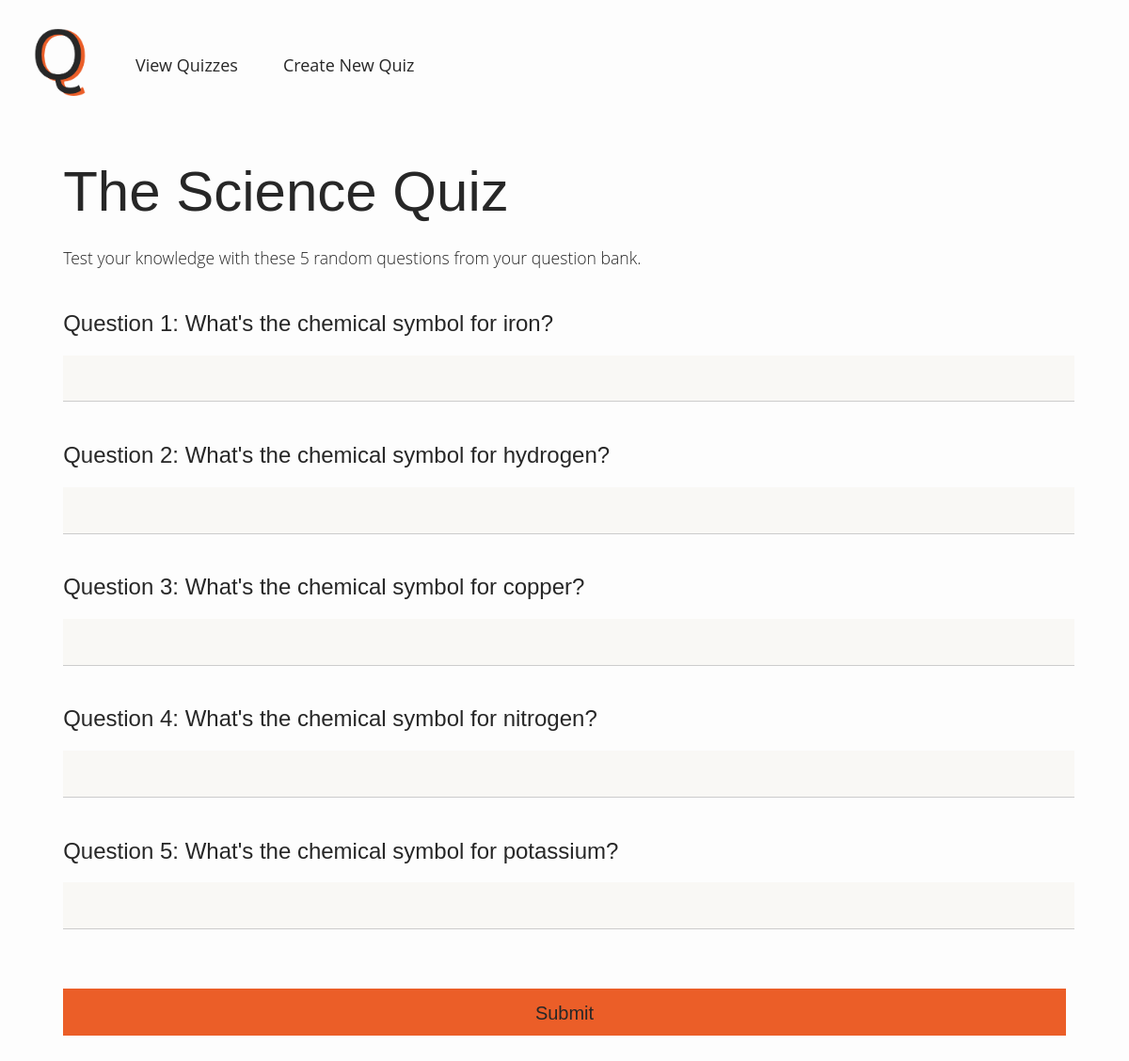
The page /play/4 on the database its author committed.
### app/models.py (models this page shows, shortened)
class Quiz(db.Model):
    id = db.Column(db.Integer, primary_key=True)
    name = db.Column(db.String(120), index=True, unique=False)
    questions = db.relationship("Question", backref="questions", lazy="dynamic")

class Question(db.Model):
    id = db.Column(db.Integer, primary_key=True)
    question = db.Column(db.String(120), index=True, unique=False)
    answer = db.Column(db.String(120), index=True, unique=False)
    quiz_id = db.Column(db.Integer, db.ForeignKey("quiz.id"))

### app/routes.py (the view)
@app.route("/play/<quiz_id>", methods=["GET"])
def quiz(quiz_id):
	questions = Question.query.filter_by(quiz_id=quiz_id)
	quiz = Quiz.query.filter_by(id=quiz_id).first()
	print(quiz.name)
	quiz_list = random.sample(list(questions), 5)
	ordered_quiz_list = sorted(quiz_list, key=lambda x: x.id)
	return render_template("main.html", questions=ordered_quiz_list, quiz=quiz)

### app/templates/main.html (shortened to what this page needs)
{% extends "base.html" %}
{% block body %}
<div class="quiz">
	<h1>{{ quiz.name }}</h1>
	<p class="tagline">Test your knowledge with these 5 random questions from your question bank.</p>
	<div id="quiz-body">
		<form action="{{ url_for('show_result') }}" method="POST">
			{% for question in questions %}
				<h2>Question {{ loop.index }}: {{ question.question }}</h2>
				<input type="text" name="{{ question.id }}" autocomplete="off">
				<br>
			{% endfor %}
			<input type="submit" value="Submit">
		</form>
	</div>
</div>
{% endblock %}

### app/static/css/main.css (style rules this page uses)
body { align-items: left; background-color: #FDFDFD; }
h1 { font-family: Work Sans, sans-serif; font-weight: 300; font-size: 3.75em; margin-bottom: 0.4em; color: #272727; }
h2 { font-family: Work Sans, sans-serif; font-weight: 500; font-size: 1.5em; color: #272727; }
p { font-family: Open Sans, sans-serif; margin-bottom: 0px; font-size: 1.1em; font-weight: 300; color: #272727; }
input { width: 100%; margin-bottom: 1.3em; }
input[type="text"], textarea { background-color: #F9F8F5; border: none; border-bottom: 1px solid #cccccc; height: 1.75em; font-family: Open Sans, sans-serif; padding: 0.5em 0em 0.5em 0.5em; font-size: 1.1em; font-weight: 300; }
input[type="submit"], textarea, button { background-color: #EB5E28; border: none; padding: 0.75em; height: 2.5em; margin-top: 2em; font-family: Work Sans, sans-serif; font-weight: 400; font-size: 1.25em; text-decoration: none; color: #272727; }
.quiz { margin-left: 5%; margin-right: 5%; }
.tagline { margin-bottom: 2.5em; }

### rows shown on the page
Quiz: name "The Science Quiz"
Question: question "What's the chemical symbol for iron?"
Question: question "What's the chemical symbol for hydrogen?"
Question: question "What's the chemical symbol for copper?"
Question: question "What's the chemical symbol for nitrogen?"
Question: question "What's the chemical symbol for potassium?"
